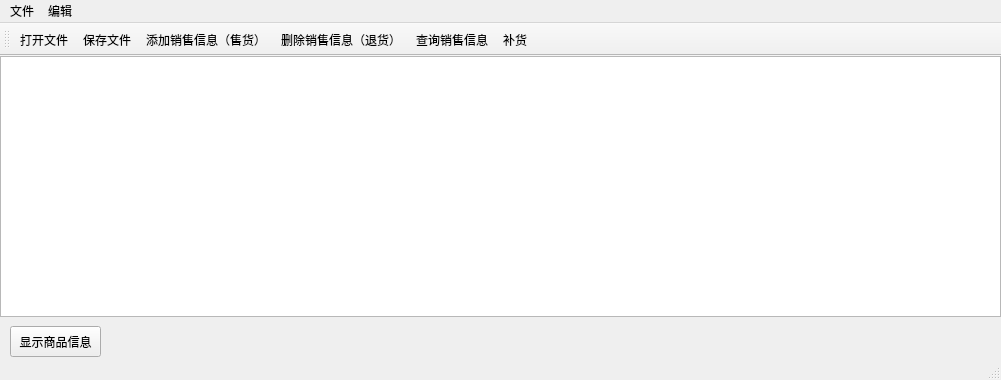
<?xml version="1.0" encoding="UTF-8"?>
<ui version="4.0">
 <class>MainWindow</class>
 <widget class="QMainWindow" name="MainWindow">
  <property name="geometry">
   <rect>
    <x>0</x>
    <y>0</y>
    <width>1001</width>
    <height>380</height>
   </rect>
  </property>
  <property name="windowTitle">
   <string>MainWindow</string>
  </property>
  <widget class="QWidget" name="centralwidget">
   <widget class="QTableView" name="tb_ShowInfo">
    <property name="geometry">
     <rect>
      <x>0</x>
      <y>0</y>
      <width>1001</width>
      <height>261</height>
     </rect>
    </property>
   </widget>
   <widget class="QPushButton" name="btnShowProductInfo">
    <property name="geometry">
     <rect>
      <x>10</x>
      <y>270</y>
      <width>91</width>
      <height>31</height>
     </rect>
    </property>
    <property name="text">
     <string>显示商品信息</string>
    </property>
   </widget>
  </widget>
  <widget class="QMenuBar" name="menubar">
   <property name="geometry">
    <rect>
     <x>0</x>
     <y>0</y>
     <width>1001</width>
     <height>18</height>
    </rect>
   </property>
   <widget class="QMenu" name="menu">
    <property name="title">
     <string>文件</string>
    </property>
    <addaction name="actionOpen"/>
    <addaction name="actionSave"/>
   </widget>
   <widget class="QMenu" name="menu_2">
    <property name="title">
     <string>编辑</string>
    </property>
    <addaction name="actionAdd"/>
    <addaction name="actionDelete"/>
   </widget>
   <addaction name="menu"/>
   <addaction name="menu_2"/>
  </widget>
  <widget class="QStatusBar" name="statusbar"/>
  <widget class="QToolBar" name="toolBar">
   <property name="windowTitle">
    <string>toolBar</string>
   </property>
   <attribute name="toolBarArea">
    <enum>TopToolBarArea</enum>
   </attribute>
   <attribute name="toolBarBreak">
    <bool>false</bool>
   </attribute>
   <addaction name="actionOpen"/>
   <addaction name="actionSave"/>
   <addaction name="actionAdd"/>
   <addaction name="actionDelete"/>
   <addaction name="actionInquire"/>
   <addaction name="actionSupply"/>
  </widget>
  <action name="actionOpen">
   <property name="text">
    <string>打开文件...</string>
   </property>
  </action>
  <action name="actionSave">
   <property name="text">
    <string>保存文件</string>
   </property>
  </action>
  <action name="actionAdd">
   <property name="text">
    <string>添加销售信息（售货）</string>
   </property>
  </action>
  <action name="actionDelete">
   <property name="text">
    <string>删除销售信息（退货）</string>
   </property>
  </action>
  <action name="actionSupply">
   <property name="text">
    <string>补货</string>
   </property>
  </action>
  <action name="actionInquire">
   <property name="text">
    <string>查询销售信息</string>
   </property>
  </action>
 </widget>
 <resources/>
 <connections/>
</ui>
